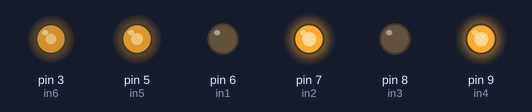
A sketch run on a simulated Arduino Uno, built with avr-gcc and run on an emulated ATmega328P. Parts: output pins drawn as LEDs (lit = HIGH).

Above: at 0.05 s.
Timing chart, 0 to 3.0 s (numbered marks = the images above):
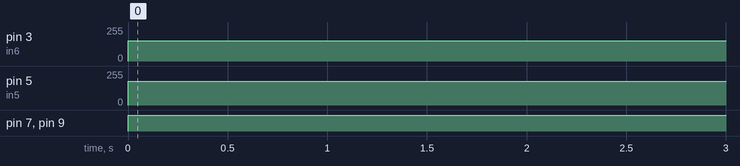

The sketch:

car_project.ino
```cpp
char in1 = 6;
char in2 = 7;
char in3 = 8;
char in4 = 9;
char in5 = 5;
char in6 = 3;


unsigned char mapped1;
unsigned char mapped2;


void goForward1(unsigned char speed);
void goForward2(unsigned char speed);


void setup() {
pinMode(in1,OUTPUT);
pinMode(in2,OUTPUT);
pinMode(in3,OUTPUT);
pinMode(in4,OUTPUT);
pinMode(in5,OUTPUT);
pinMode(in6,OUTPUT);


mapped1 = map(6,0,10,0,255);
mapped2 = map(7,0,10,0,255);
}

void loop() {
goForward1(mapped1);
goForward2(mapped2);
delay(1000);
stop();


}

void goForward1(unsigned char speed){
  digitalWrite(in1,LOW);
  digitalWrite(in2,HIGH);
  analogWrite(in6,speed);
}
void goForward2(unsigned char speed){
  digitalWrite(in3,LOW);
  digitalWrite(in4,HIGH);
  analogWrite(in5,speed);
}

void stop(void){
  digitalWrite(in1,LOW);
  digitalWrite(in2,LOW);
  digitalWrite(in3,LOW);
  digitalWrite(in4,LOW);
}
```

Measured:
- by itself, pin 3 (in6): 0/255 → 153/255 at 0.00 s
- by itself, pin 5 (in5): 0/255 → 178/255 at 0.00 s
- by itself, pin 7 (in2), pin 9 (in4): LOW → HIGH at 0.00 s
